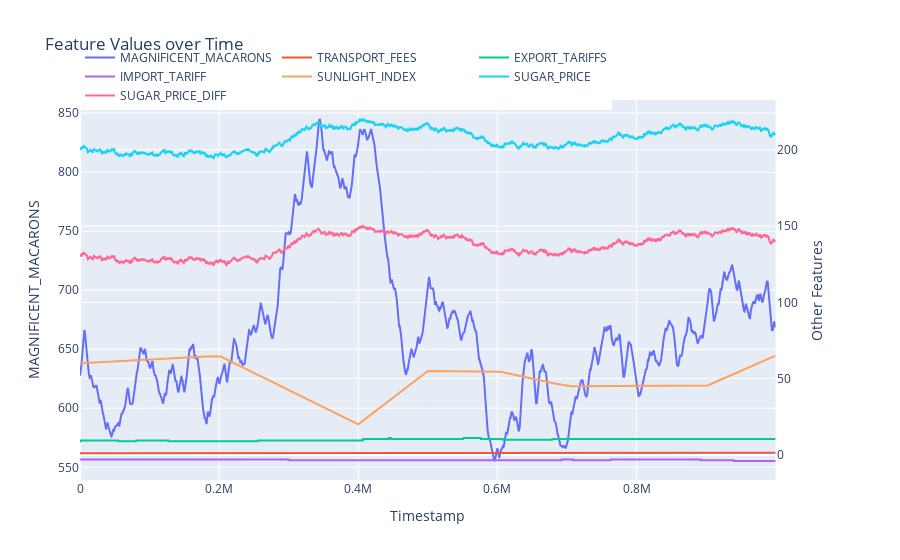

This figure's notebook cell:
### Code cell
import plotly.graph_objects as go
from plotly.subplots import make_subplots

# Create a subplot figure with separate y-axes for each feature
fig = make_subplots(specs=[[{"secondary_y": True}]])

# Add traces for each feature
fig.add_trace(go.Scatter(x=df['timestamp'], y=df['MAGNIFICENT_MACARONS'], name='MAGNIFICENT_MACARONS'), secondary_y=False)
fig.add_trace(go.Scatter(x=df['timestamp'], y=df['TRANSPORT_FEES'], name='TRANSPORT_FEES'), secondary_y=True)
fig.add_trace(go.Scatter(x=df['timestamp'], y=df['EXPORT_TARIFFS'], name='EXPORT_TARIFFS'), secondary_y=True)
fig.add_trace(go.Scatter(x=df['timestamp'], y=df['IMPORT_TARIFF'], name='IMPORT_TARIFF'), secondary_y=True)
fig.add_trace(go.Scatter(x=df['timestamp'], y=df['SUNLIGHT_INDEX'], name='SUNLIGHT_INDEX'), secondary_y=True)
fig.add_trace(go.Scatter(x=df['timestamp'], y=df['SUGAR_PRICE'], name='SUGAR_PRICE'), secondary_y=True)
fig.add_trace(go.Scatter(x=df['timestamp'], y=df['SUGAR_PRICE_DIFF'], name='SUGAR_PRICE_DIFF'), secondary_y=True)

# Set the layout and axis properties
fig.update_layout(
    title='Feature Values over Time',
    xaxis_title='Timestamp',
    yaxis_title='MAGNIFICENT_MACARONS',
    legend=dict(x=0, y=1.15, orientation='h')
)

# Update y-axis titles
fig.update_yaxes(title_text="MAGNIFICENT_MACARONS", secondary_y=False)
fig.update_yaxes(title_text="Other Features", secondary_y=True)

# Show the plot
fig.show()

#127.6, 171.1

### Figure 1 — Plotly figure (JSON) as saved in the notebook; plotly's stock layout.template omitted (floating-point values rounded to 4 significant figures; data arrays with more than 128 entries replaced by an {"elided": "..."} marker saying what was removed)
{"data": [{"name": "MAGNIFICENT_MACARONS", "type": "scatter", "x": {"elided": "10000 int values"}, "xaxis": "x", "y": {"elided": "10000 float values"}, "yaxis": "y"}, {"name": "TRANSPORT_FEES", "type": "scatter", "x": {"elided": "10000 int values"}, "xaxis": "x", "y": {"elided": "10000 float values"}, "yaxis": "y2"}, {"name": "EXPORT_TARIFFS", "type": "scatter", "x": {"elided": "10000 int values"}, "xaxis": "x", "y": {"elided": "10000 float values"}, "yaxis": "y2"}, {"name": "IMPORT_TARIFF", "type": "scatter", "x": {"elided": "10000 int values"}, "xaxis": "x", "y": {"elided": "10000 float values"}, "yaxis": "y2"}, {"name": "SUNLIGHT_INDEX", "type": "scatter", "x": {"elided": "10000 int values"}, "xaxis": "x", "y": {"elided": "10000 float values"}, "yaxis": "y2"}, {"name": "SUGAR_PRICE", "type": "scatter", "x": {"elided": "10000 int values"}, "xaxis": "x", "y": {"elided": "10000 float values"}, "yaxis": "y2"}, {"name": "SUGAR_PRICE_DIFF", "type": "scatter", "x": {"elided": "10000 int values"}, "xaxis": "x", "y": {"elided": "10000 float values"}, "yaxis": "y2"}], "layout": {"legend": {"orientation": "h", "x": 0, "y": 1.15}, "title": {"text": "Feature Values over Time"}, "xaxis": {"anchor": "y", "domain": [0, 0.94], "title": {"text": "Timestamp"}}, "yaxis": {"anchor": "x", "domain": [0, 1], "title": {"text": "MAGNIFICENT_MACARONS"}}, "yaxis2": {"anchor": "x", "overlaying": "y", "side": "right", "title": {"text": "Other Features"}}}}
